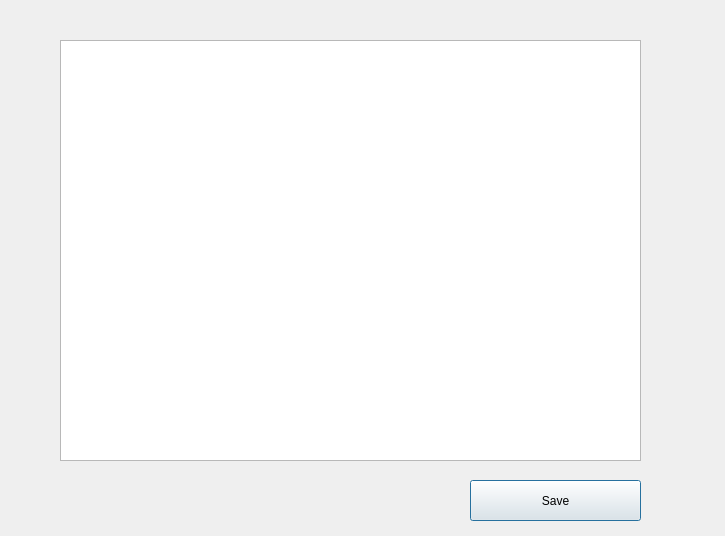
<?xml version="1.0" encoding="UTF-8"?>
<ui version="4.0">
 <class>Dialog</class>
 <widget class="QDialog" name="Dialog">
  <property name="geometry">
   <rect>
    <x>0</x>
    <y>0</y>
    <width>725</width>
    <height>536</height>
   </rect>
  </property>
  <property name="windowTitle">
   <string>TM代码</string>
  </property>
  <widget class="QPushButton" name="pushButton">
   <property name="geometry">
    <rect>
     <x>470</x>
     <y>480</y>
     <width>171</width>
     <height>41</height>
    </rect>
   </property>
   <property name="text">
    <string>Save</string>
   </property>
  </widget>
  <widget class="QTextBrowser" name="textBrowser">
   <property name="geometry">
    <rect>
     <x>60</x>
     <y>40</y>
     <width>581</width>
     <height>421</height>
    </rect>
   </property>
  </widget>
 </widget>
 <resources/>
 <connections/>
</ui>
